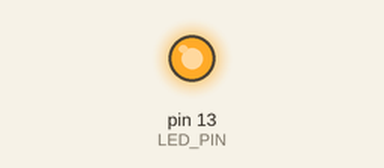
A sketch run on a simulated Arduino Uno, built with avr-gcc and run on an emulated ATmega328P. Shown: output pins drawn as LEDs (lit = HIGH). What the sketch prints to the serial monitor is not drawn.

Above: at 1.1 s.
At 7.5 s:
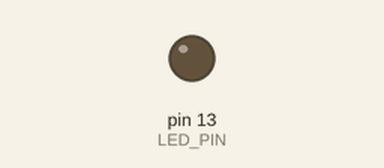
Timing chart, 0 to 11.1 s (numbered marks = the images above):
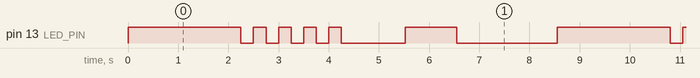

The sketch:

0sx_labo_01.ino
```cpp
const int LED_PIN = 13;
int clignonte = 5;
const int DUREE_VARIATION = 2048;  // a diviser par 256 pour delaie
const int ATTENTE_ALLUMAGE = 2000;
const int ATTENTE_CLIGNONTEMENT= 250;
void setup() {
  pinMode(LED_PIN, OUTPUT);
  Serial.begin(9600);  // initialise les series de communication
}
void allumer() {
  Serial.println("Allume – 6225272");
  digitalWrite(LED_PIN, HIGH);
  delay(ATTENTE_ALLUMAGE);
};

void clignonter() {
  Serial.println("Clignontement–6225272");
  for (int i = 0; i < clignonte; i++) {
    digitalWrite(LED_PIN, HIGH);
    delay(ATTENTE_CLIGNONTEMENT);
    digitalWrite(LED_PIN, LOW);
    delay(ATTENTE_CLIGNONTEMENT);
  }
};

void variation() {
  Serial.println("Variation - 6225272");
  int delaiVariation = (DUREE_VARIATION/256);
  for (int i = 0; i <= 255; i++) {
    analogWrite(LED_PIN, i);
    delay(delaiVariation);
  }
};

void eteint() {
  Serial.println("Éteint - 6225272");
  digitalWrite(LED_PIN, LOW);
  delay(ATTENTE_ALLUMAGE);
};

void loop() {
  allumer();
  clignonter();
  variation();
  eteint();
};
```

Measured:
- by itself, pin 13 (LED_PIN): repeats every 8.6 s: 4 × (LOW 0.25 s, HIGH 0.25 s), LOW 1.3 s, HIGH 1.0 s, LOW 2.0 s, HIGH 2.3 s
- by itself, everything shown: repeats every 8.6 s, in 12 steps
